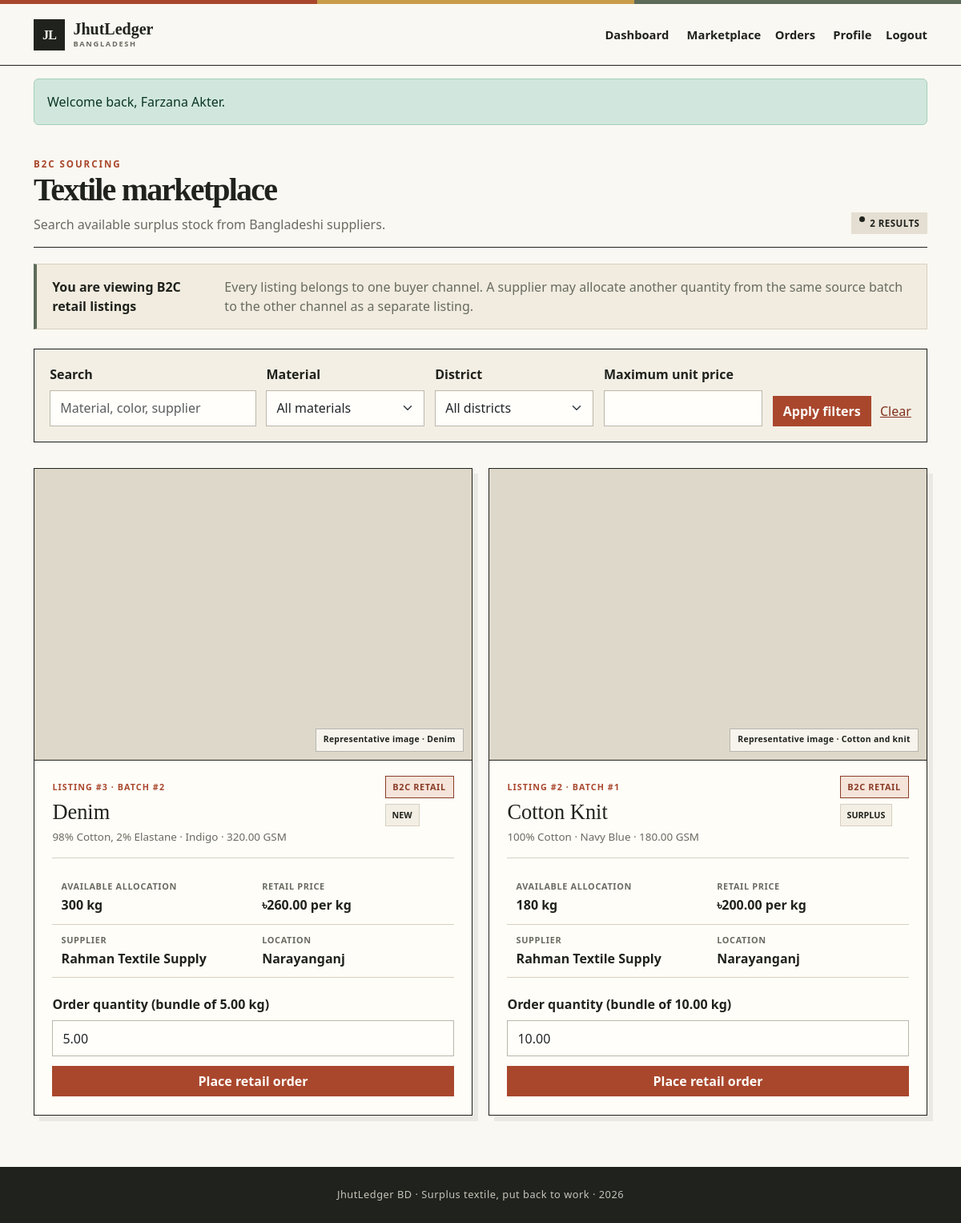
Page /Abir/marketplace.php (signed in) on the committed database.
### tables this page shows
CREATE TABLE listing (
    listing_id BIGINT UNSIGNED AUTO_INCREMENT PRIMARY KEY,
    batch_id BIGINT UNSIGNED NOT NULL,
    listed_quantity DECIMAL(12,2) NOT NULL,
    status ENUM('Active', 'Closed', 'Inactive', 'Sold Out') NOT NULL DEFAULT 'Active',
    created_at TIMESTAMP NOT NULL DEFAULT CURRENT_TIMESTAMP,
    CONSTRAINT fk_listing_batch FOREIGN KEY (batch_id)
        REFERENCES textile_batch(batch_id) ON UPDATE CASCADE ON DELETE RESTRICT,
    CONSTRAINT chk_listing_quantity CHECK (listed_quantity >= 0),
    INDEX idx_listing_batch_status (batch_id, status),
    INDEX idx_listing_created_at (created_at)
);

CREATE TABLE textile_batch (
    batch_id BIGINT UNSIGNED AUTO_INCREMENT PRIMARY KEY,
    supplier_id BIGINT UNSIGNED NOT NULL,
    material_type VARCHAR(100) NOT NULL,
    composition VARCHAR(180) NOT NULL,
    color VARCHAR(80) NOT NULL,
    gsm DECIMAL(8,2) NOT NULL,
    `condition` ENUM('New', 'Surplus', 'Dead Stock', 'Recycled') NOT NULL,
    total_quantity DECIMAL(12,2) NOT NULL,
    available_quantity DECIMAL(12,2) NOT NULL,
    average_cost DECIMAL(12,2) NOT NULL,
    storage_location VARCHAR(180) NOT NULL,
    entry_date DATE NOT NULL,
    unit_of_measure VARCHAR(30) NOT NULL,
    status ENUM('Active', 'Closed', 'Inactive') NOT NULL DEFAULT 'Active',
    CONSTRAINT fk_batch_supplier FOREIGN KEY (supplier_id)
        REFERENCES supplier(user_id) ON UPDATE CASCADE ON DELETE RESTRICT,
    CONSTRAINT chk_batch_gsm CHECK (gsm > 0),
    CONSTRAINT chk_batch_total CHECK (total_quantity >= 0),
    CONSTRAINT chk_batch_available CHECK (available_quantity >= 0 AND available_quantity <= total_quantity),
    CONSTRAINT chk_batch_cost CHECK (average_cost >= 0),
    INDEX idx_batch_supplier_status (supplier_id, status),
    INDEX idx_batch_material (material_type),
    INDEX idx_batch_entry_date (entry_date)
);

CREATE TABLE b2c_listing (
    listing_id BIGINT UNSIGNED PRIMARY KEY,
    bundle_size DECIMAL(12,2) NOT NULL,
    fixed_unit_price DECIMAL(12,2) NOT NULL,
    CONSTRAINT fk_b2c_listing_listing FOREIGN KEY (listing_id)
        REFERENCES listing(listing_id) ON UPDATE CASCADE ON DELETE RESTRICT,
    CONSTRAINT chk_b2c_bundle CHECK (bundle_size > 0),
    CONSTRAINT chk_b2c_price CHECK (fixed_unit_price >= 0)
);

CREATE TABLE users (
    user_id BIGINT UNSIGNED AUTO_INCREMENT PRIMARY KEY,
    name VARCHAR(120) NOT NULL,
    email VARCHAR(190) NOT NULL UNIQUE,
    phone VARCHAR(30) NOT NULL,
    password_hash VARCHAR(255) NOT NULL,
    street VARCHAR(180) NOT NULL,
    city VARCHAR(100) NOT NULL,
    district VARCHAR(100) NOT NULL,
    postal_code VARCHAR(20) NOT NULL,
    user_status ENUM('Active', 'Inactive', 'Pending') NOT NULL DEFAULT 'Active',
    created_at TIMESTAMP NOT NULL DEFAULT CURRENT_TIMESTAMP,
    INDEX idx_users_status (user_status),
    INDEX idx_users_created_at (created_at)
);

### Mixed/includes/auth.php (called while the page is built, shortened)
<?php
function isLoggedIn(): bool
{
    $user = $_SESSION['user'] ?? null;
    return is_array($user)
        && isset($user['user_id'], $user['role'])
        && (int) $user['user_id'] > 0
        && in_array($user['role'], ['supplier', 'b2b', 'b2c', 'admin'], true);
}
function currentUser(): ?array
{
    return isLoggedIn() ? $_SESSION['user'] : null;
}

### Mixed/includes/functions.php (called while the page is built, shortened)
<?php
function appConfig(?string $key = null): mixed
{
    global $app;
    return $key === null ? $app : ($app[$key] ?? null);
}
function e(mixed $value): string
{
    return htmlspecialchars((string) $value, ENT_QUOTES | ENT_SUBSTITUTE, 'UTF-8');
}
function url(string $path = ''): string
{
    $base = (string) appConfig('base_url');
    return $base . ($path === '' ? '' : '/' . ltrim($path, '/'));
}
function textileImage(string $materialType, string $composition = ''): array
{
    $searchable = strtolower(trim($materialType . ' ' . $composition));
    $matches = static function (array $keywords) use ($searchable): bool {
        foreach ($keywords as $keyword) {
            if (str_contains($searchable, $keyword)) {
                return true;
            }
        }
        return false;
    };
    [$category, $filename, $description] = match (true) {
        $matches(['recycled', 'reclaimed', 'upcycled']) => ['Recycled textile', 'recycled.webp', 'Representative recycled textile bundles'],
        $matches(['denim', 'jean']) => ['Denim', 'denim.webp', 'Representative indigo denim fabric rolls'],
        $matches(['jute', 'burlap', 'hessian']) => ['Jute', 'jute.webp', 'Representative natural jute fabric rolls'],
        $matches(['cotton', 'knit', 'jersey', 'fleece']) => ['Cotton and knit', 'cotton-knit.webp', 'Representative cotton and knit fabric'],
        $matches(['nylon', 'polyester', 'synthetic', 'elastane', 'spandex', 'acrylic']) => ['Synthetic textile', 'nylon-synthetic.webp', 'Representative synthetic fabric rolls'],
        $matches(['mixed', 'blend', 'assorted']) => ['Mixed fabric', 'mixed-fabric.webp', 'Representative mixed textile selection'],
        default => ['Textile stock', 'textile-default.webp', 'Representative neutral textile stock'],
    };
    return [
        'src' => url('Mixed/assets/images/textiles/' . $filename),
        'category' => $category,
        'alt' => $description . ' for ' . ($materialType !== '' ? $materialType : 'this material'),
    ];
}
function money(float|string $amount): string
{
    return '৳' . number_format((float) $amount, 2);
}

### Mixed/config/app.php (called while the page is built, shortened)
<?php
return [
    'name' => 'JhutLedger BD',
    'base_url' => rtrim(getenv('JHUTLEDGER_BASE_URL') ?: '/jhutledger', '/'),
    'admin_emails' => array_values(array_filter(array_map(
        static fn (string $email): string => strtolower(trim($email)),
        explode(',', getenv('JHUTLEDGER_ADMIN_EMAILS') ?: 'admin@jhutledger.local')
    ))),
];

### Mixed/includes/bootstrap.php (called while the page is built, shortened)
<?php
$app = require __DIR__ . '/../config/app.php';
require_once __DIR__ . '/functions.php';
require_once __DIR__ . '/auth.php';
require_once __DIR__ . '/marketplace.php';

### Abir/marketplace.php (the view, shortened to what this page needs)
<?php
require __DIR__ . '/../Mixed/includes/bootstrap.php';
$pdo = db();
$role = currentUser()['role'];
$type = $role === 'b2b' ? 'B2B' : 'B2C';
$search = trim((string) ($_GET['q'] ?? ''));
$maxPrice = (string) ($_GET['max_price'] ?? '');
$subtable = $type === 'B2B' ? 'b2b_listing' : 'b2c_listing';
$priceField = $type === 'B2B' ? 'x.bulk_unit_price' : 'x.fixed_unit_price';
$sql = "SELECT l.listing_id,l.batch_id,l.listed_quantity,b.material_type,b.composition,b.color,b.gsm,b.`condition`,b.available_quantity,b.unit_of_measure,b.storage_location,u.name supplier_name,u.district,
             x.*,{$priceField} unit_price
      FROM listing l JOIN textile_batch b ON b.batch_id=l.batch_id JOIN users u ON u.user_id=b.supplier_id JOIN {$subtable} x ON x.listing_id=l.listing_id
      WHERE l.status='Active' AND b.status='Active' AND l.listed_quantity>0 AND b.available_quantity>0";
$params = [];
$sql .= ' ORDER BY l.created_at DESC';
$statement = $pdo->prepare($sql);
$statement->execute($params);
$listings = $statement->fetchAll();
require __DIR__ . '/../Mixed/includes/header.php';
?>
<main class="container">
    <div class="page-head">
        <div>
            <div class="eyebrow"><?=e($type)?> sourcing</div>
            <h1>Textile marketplace</h1>
            <p>Search available surplus stock from Bangladeshi suppliers.</p>
        </div>
        <span class="badge-soft"> <?=e(count($listings))?> results</span>
    </div>
    <aside class="channel-notice">
        <strong>You are viewing <?=e($type === 'B2B' ? 'B2B wholesale' : 'B2C retail')?> listings</strong>
        <span
            >Every listing belongs to one buyer channel. A supplier may allocate another quantity from the same source
            batch to the other channel as a separate listing.</span
        >
    </aside>
    <section class="filter-bar">
        <form method="get" class="filter-grid">
            <div>
                <label class="form-label">Search</label>
                <input class="form-control" name="q" placeholder="Material, color, supplier" value="<?=e($search)?>" />
            </div>
            <div>
                <label class="form-label">Material</label>
                <select class="form-select" name="material">
                    <option value="">All materials</option>
                </select>
            </div>
            <div>
                <label class="form-label">District</label>
                <select class="form-select" name="district">
                    <option value="">All districts</option>
                </select>
            </div>
            <div>
                <label class="form-label">Maximum unit price</label>
                <input class="form-control" type="number" min="0" step="0.01" name="max_price" value="<?=e($maxPrice)?>" />
            </div>
            <div class="filter-action">
                <button class="btn btn-primary">Apply filters</button>
                <a href="<?=e(url('Abir/marketplace.php'))?>">Clear</a>
            </div>
        </form>
    </section>
    <div class="listing-grid">
        <?php foreach ($listings as $listing):$available = min((float) $listing['listed_quantity'], (float) $listing['available_quantity']);
            $image = textileImage($listing['material_type'], $listing['composition']);?>
        <article class="listing-card">
            <figure class="listing-image">
                <img
                    src="<?=e($image['src'])?>"
                    alt="<?=e($image['alt'])?>"
                    width="1200"
                    height="800"
                    loading="lazy"
                    decoding="async"
                />
                <figcaption>Representative image · <?=e($image['category'])?></figcaption>
            </figure>
            <div class="listing-top">
                <div>
                    <span class="listing-id">Listing #<?=e($listing['listing_id'])?> · Batch #<?=e($listing['batch_id'])?> </span>
                    <h2><?=e($listing['material_type'])?></h2>
                    <p><?=e($listing['composition'])?> · <?=e($listing['color'])?> · <?=e($listing['gsm'])?> GSM</p>
                </div>
                <div class="listing-badges">
                    <span class="channel-badge channel-<?=e(strtolower($type))?>"> <?=e($type === 'B2B' ? 'B2B Wholesale' : 'B2C Retail')?> </span>
                    <span class="fabric-chip"> <?=e($listing['condition'])?> </span>
                </div>
            </div>
            <dl class="listing-facts">
                <div>
                    <dt>Available allocation</dt>
                    <dd><?=e($available)?> <?=e($listing['unit_of_measure'])?></dd>
                </div>
                <div>
                    <dt><?=e($type === 'B2B' ? 'Wholesale price' : 'Retail price')?></dt>
                    <dd><?=e(money($listing['unit_price']))?> per <?=e($listing['unit_of_measure'])?></dd>
                </div>
                <div>
                    <dt>Supplier</dt>
                    <dd><?=e($listing['supplier_name'])?></dd>
                </div>
                <div>
                    <dt>Location</dt>
                    <dd><?=e($listing['district'])?></dd>
                </div>
            </dl>
            <?php if ($type === 'B2B'):?>
            <form method="post" action="<?=e(url('Abir/b2b/actions/create-quotation.php'))?>" class="order-box">
                <?=csrfField()?>
                <input type="hidden" name="listing_id" value="<?=e($listing['listing_id'])?>" />
                <div>
                    <label class="form-label">Order quantity (minimum <?=e($listing['minimum_quantity'])?> <?=e($listing['unit_of_measure'])?>)</label>
                    <input
                        class="form-control"
                        type="number"
                        step="0.01"
                        min="<?=e($listing['minimum_quantity'])?>"
                        max="<?=e($available)?>"
                        name="requested_quantity"
                        value="<?=e($listing['minimum_quantity'])?>"
                        required
                    />
                </div>
                <div>
                    <label class="form-label">Offer per <?=e($listing['unit_of_measure'])?> </label>
                    <input
                        class="form-control"
                        type="number"
                        step="0.01"
                        min="0.01"
                        name="proposed_price"
                        value="<?=e($listing['bulk_unit_price'])?>"
                        required
                    />
                </div>
                <input type="hidden" name="expiry_date" value="<?=e(date('Y-m-d', strtotime('+7 days')))?>" />
                <button class="btn btn-primary full-button">Request quotation</button>
            </form>
            <?php else:?>
            <form method="post" action="<?=e(url('Abir/b2c/actions/place-order.php'))?>" class="order-box">
                <div class="wide">
                    <label class="form-label">Order quantity (bundle of <?=e($listing['bundle_size'])?> <?=e($listing['unit_of_measure'])?>)</label>
                    <input
                        class="form-control"
                        type="number"
                        step="<?=e($listing['bundle_size'])?>"
                        min="<?=e($listing['bundle_size'])?>"
                        max="<?=e($available)?>"
                        name="quantity"
                        value="<?=e($listing['bundle_size'])?>"
                        required
                    />
                </div>
                <button class="btn btn-primary full-button">Place retail order</button>
            </form>
            <?php endif;?>
        </article>
        <?php endforeach;?>
    </div>
</main>
<?php require __DIR__ . '/../Mixed/includes/footer.php';
?>

### rows in the picture
listing: shows a picture, batch.material_type "Denim", b2c_listing.listing_id "3", batch "2", batch.composition "98% Cotton, 2% Elastane", batch.color "Indigo", batch.gsm "320.00", batch.condition "NEW", listed_quantity.available_quantity "300", batch.unit_of_measure "kg", b2c_listing.fixed_unit_price "৳260.00", users.name "Rahman Textile Supply", users.district "Narayanganj", b2c_listing.bundle_size "5.00", quantity "5.00"
listing: shows a picture, batch.composition "Cotton and knit", b2c_listing.listing_id "2", batch "1", batch.material_type "Cotton Knit", batch.composition "100% Cotton", batch.color "Navy Blue", batch.gsm "180.00", batch.condition "SURPLUS", listed_quantity.available_quantity "180", batch.unit_of_measure "kg", b2c_listing.fixed_unit_price "৳200.00", users.name "Rahman Textile Supply", users.district "Narayanganj", b2c_listing.bundle_size "10.00", quantity "10.00"

### other values in the picture
$flash['message'] "Welcome back, Farzana Akter."
$type "B2C"
count($listings) "2"
$type === 'B2B' ? 'B2B wholesale' : 'B2C retail' "B2C retail"
